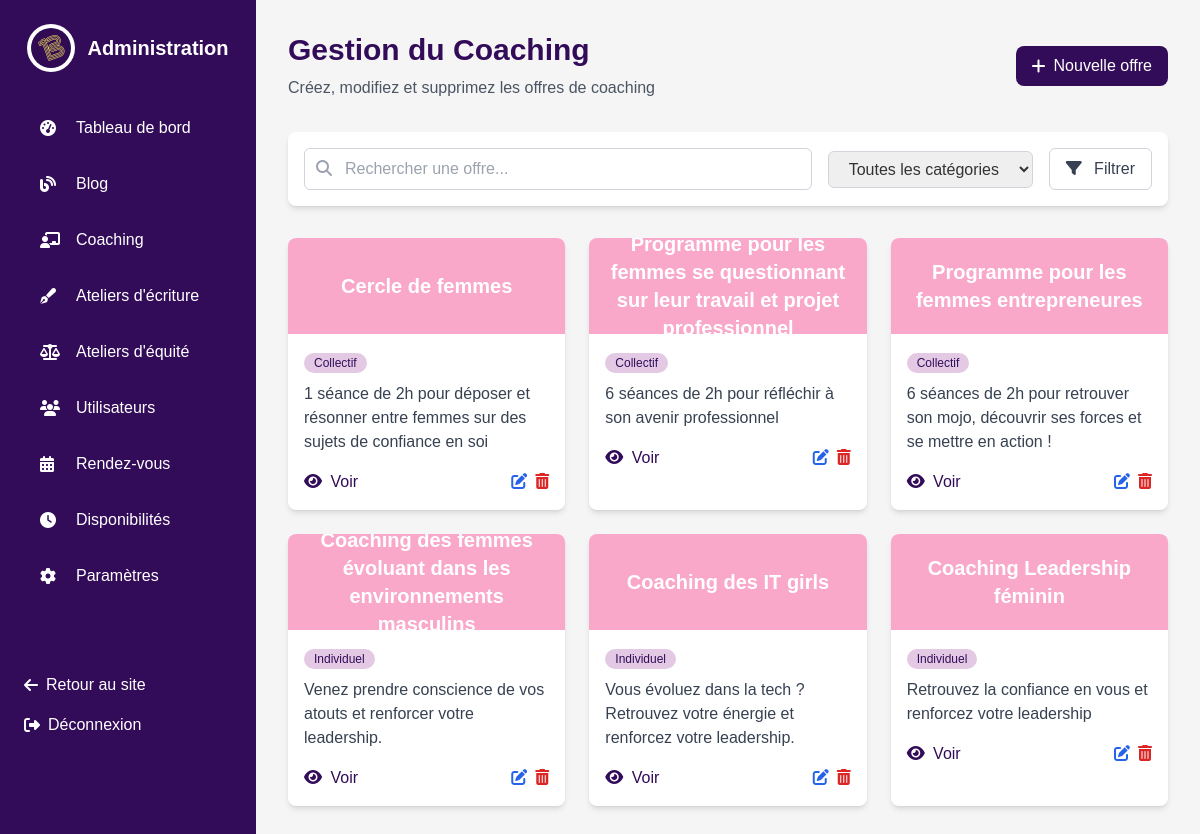
The page /frontend/admin/coachingAdmin.php on the database its author committed.
### tables this page shows
CREATE TABLE `coaching` (
  `id` int(11) NOT NULL,
  `titre` varchar(255) NOT NULL,
  `categorie` enum('collectif','individuel') NOT NULL,
  `description` text NOT NULL
);

### frontend/admin/coachingAdmin.php (the view, shortened to what this page needs)
<?php
require("../../backend/utils/ConnectToBDD.php");
$query = "SELECT * FROM coaching ORDER BY id DESC";
$stmt = $pdo->prepare($query);
$stmt->execute();
$coachings = $stmt->fetchAll(PDO::FETCH_ASSOC);
?>
<!DOCTYPE html>
<html lang="fr">
<head>
    <script src="https://cdn.tailwindcss.com"></script>
    <link rel="stylesheet" href="https://cdnjs.cloudflare.com/ajax/libs/font-awesome/6.4.0/css/all.min.css">
</head>
<body class="bg-lightgray text-darkgray">
    <div class="flex min-h-screen">
        <aside class="w-64 bg-violet text-white fixed h-full overflow-y-auto">
            <div class="p-6">
                <div class="flex items-center justify-center mb-8">
                    <img src="../../src/img/logo.jpg" alt="Logo Ligne 13" class="h-12 w-auto bg-white rounded-full p-1">
                    <h1 class="text-xl font-bold ml-3">Administration</h1>
                </div>
                <nav>
                    <ul class="space-y-2">
                        <li>
                            <a href="../admin.php" class="flex items-center px-4 py-3 rounded-lg hover:bg-violet/80 transition-colors">
                                <i class="fas fa-tachometer-alt w-6"></i>
                                <span class="ml-3">Tableau de bord</span>
                            </a>
                        </li>
                        <li>
                            <a href="blogAdmin.php" class="flex items-center px-4 py-3 rounded-lg hover:bg-violet/80 transition-colors">
                                <i class="fas fa-blog w-6"></i>
                                <span class="ml-3">Blog</span>
                            </a>
                        </li>
                        <li>
                            <a href="coachingAdmin.php" class="flex items-center px-4 py-3 rounded-lg hover:bg-violet/80 transition-colors">
                                <i class="fas fa-chalkboard-teacher w-6"></i>
                                <span class="ml-3">Coaching</span>
                            </a>
                        </li>
                        <li>
                            <a href="writingAdmin.php" class="flex items-center px-4 py-3 rounded-lg hover:bg-violet/80 transition-colors">
                                <i class="fas fa-pen-fancy w-6"></i>
                                <span class="ml-3">Ateliers d'écriture</span>
                            </a>
                        </li>
                        <li>
                            <a href="equityAdmin.php" class="flex items-center px-4 py-3 rounded-lg hover:bg-violet/80 transition-colors">
                                <i class="fas fa-balance-scale w-6"></i>
                                <span class="ml-3">Ateliers d'équité</span>
                            </a>
                        </li>
                        <li>
                            <a href="usersAdmin.php" class="flex items-center px-4 py-3 rounded-lg hover:bg-violet/80 transition-colors">
                                <i class="fas fa-users w-6"></i>
                                <span class="ml-3">Utilisateurs</span>
                            </a>
                        </li>
                        <li>
                            <a href="appointmentsAdmin.php" class="flex items-center px-4 py-3 rounded-lg bg-violet/80 transition-colors">
                                <i class="fas fa-calendar-alt w-6"></i>
                                <span class="ml-3">Rendez-vous</span>
                            </a>
                        </li>
                        <li>
                            <a href="availabilityAdmin.php" class="flex items-center px-4 py-3 rounded-lg hover:bg-violet/80 transition-colors">
                                <i class="fas fa-clock w-6"></i>
                                <span class="ml-3">Disponibilités</span>
                            </a>
                        </li>
                        <li>
                            <a href="#" class="flex items-center px-4 py-3 rounded-lg hover:bg-violet/80 transition-colors">
                                <i class="fas fa-cog w-6"></i>
                                <span class="ml-3">Paramètres</span>
                            </a>
                        </li>
                    </ul>
                </nav>
            </div>
            <div class="p-6 border-t border-violet/30 mt-6">
            <a href="../frontend/index.php" class="flex items-center text-white hover:text-jaune transition-colors">
                    <i class="fas fa-arrow-left mr-2"></i>
                    <span>Retour au site</span>
                </a>
                <a href="../backend/DisconnectUser.php" class="flex items-center text-white hover:text-jaune transition-colors mt-4">
                    <i class="fas fa-sign-out-alt mr-2"></i>
                    <span>Déconnexion</span>
                </a>
            </div>
        </aside>
        <main class="flex-1 ml-64 p-8">
            <div class="flex justify-between items-center mb-8">
                <div>
                    <h1 class="text-3xl font-bold text-violet">Gestion du Coaching</h1>
                    <p class="text-gray-600 mt-2">Créez, modifiez et supprimez les offres de coaching</p>
                </div>
                <button class="bg-violet text-white px-4 py-2 rounded-lg hover:bg-violet/90 transition-colors flex items-center" id="newCoachingBtn">
                    <i class="fas fa-plus mr-2"></i>
                    Nouvelle offre
                </button>
            </div>
            <div class="bg-white rounded-lg shadow-md p-4 mb-8 animate-hidden animate-element">
                <div class="flex flex-col md:flex-row md:items-center md:justify-between gap-4">
                    <div class="relative flex-1">
                        <input type="text" placeholder="Rechercher une offre..." class="w-full pl-10 pr-4 py-2 border border-gray-300 rounded-md focus:outline-none focus:ring-2 focus:ring-violet focus:border-transparent">
                        <i class="fas fa-search absolute left-3 top-3 text-gray-400"></i>
                    </div>
                    <div class="flex items-center space-x-4">
                        <select class="px-4 py-2 border border-gray-300 rounded-md focus:outline-none focus:ring-2 focus:ring-violet focus:border-transparent">
                            <option value="">Toutes les catégories</option>
                        </select>
                        <button class="px-4 py-2 border border-gray-300 rounded-md text-gray-700 hover:bg-gray-50 transition-colors">
                            <i class="fas fa-filter mr-2"></i>
                            Filtrer
                        </button>
                    </div>
                </div>
            </div>
            <div class="grid grid-cols-1 md:grid-cols-2 lg:grid-cols-3 gap-6">
                <?php if (empty($coachings)): ?>
                    <div class="col-span-3 text-center py-8">
                        <p class="text-gray-500">Aucune offre de coaching trouvée. Créez votre première offre !</p>
                    </div>
                <?php else: ?>
                    <?php foreach ($coachings as $index => $coaching): ?>
                        <div class="bg-white rounded-lg shadow-md overflow-hidden coaching-card animate-hidden animate-element <?= $index % 2 ? 'animate-delay-100' : ''; ?>">
                            <div class="h-24 bg-rose relative">
                                <div class="absolute inset-0 flex items-center justify-center">
                                    <h3 class="text-xl font-bold text-white text-center px-4"><?= htmlspecialchars($coaching['titre']); ?></h3>
                                </div>
                            </div>
                            <div class="p-4">
                                <div class="mb-2">
                                    <span class="inline-flex items-center px-2.5 py-0.5 rounded-full text-xs font-medium bg-mauve text-violet">
                                        <?= ucfirst(htmlspecialchars($coaching['categorie'])); ?>
                                    </span>
                                </div>
                                <p class="text-gray-700 mb-4 line-clamp-3">
                                    <?= htmlspecialchars(substr($coaching['description'], 0, 150)) . (strlen($coaching['description']) > 150 ? '...' : ''); ?>
                                </p>
                                <div class="flex justify-between items-center">
                                    <a href="../coaching.php" class="text-violet hover:text-violet/80 transition-colors" target="_blank">
                                        <i class="fas fa-eye mr-1"></i>
                                        Voir
                                    </a>
                                    <div class="flex space-x-2">
                                        <button class="text-blue-600 hover:text-blue-800 transition-colors edit-coaching" data-id="<?= $coaching['id']; ?>">
                                            <i class="fas fa-edit"></i>
                                        </button>
                                        <button class="text-red-600 hover:text-red-800 transition-colors delete-coaching" data-id="<?= $coaching['id']; ?>">
                                            <i class="fas fa-trash-alt"></i>
                                        </button>
                                    </div>
                                </div>
                            </div>
                        </div>
                    <?php endforeach; ?>
                <?php endif; ?>
            </div>
        </main>
    </div>
</body>
</html>

### frontend/admin/coachingAdmin.php (style rules this page uses)
body { font-family: 'Arial', sans-serif; }
.animate-hidden { opacity: 0; transform: translateY(30px); transition: opacity 0.8s ease, transform 0.8s ease; }
.animate-visible { opacity: 1; transform: translateY(0); }
.animate-delay-100 { transition-delay: 0.1s; }
.coaching-card { transition: all 0.3s ease; }

### rows shown on the page
coaching: titre "Cercle de femmes", categorie "Collectif", description "1 séance de 2h pour déposer et résonner entre femmes sur des sujets de confiance en soi"
coaching: titre "Programme pour les femmes se questionnant sur leur travail et projet professionnel", categorie "Collectif", description "6 séances de 2h pour réfléchir à son avenir professionnel"
coaching: titre "Programme pour les femmes entrepreneures", categorie "Collectif", description "6 séances de 2h pour retrouver son mojo, découvrir ses forces et se mettre en action !"
coaching: titre "Coaching des femmes évoluant dans les environnements masculins", categorie "Individuel", description "Venez prendre conscience de vos atouts et renforcer votre leadership."
coaching: titre "Coaching des IT girls", categorie "Individuel", description "Vous évoluez dans la tech ? Retrouvez votre énergie et renforcez votre leadership."
coaching: titre "Coaching Leadership féminin", categorie "Individuel", description "Retrouvez la confiance en vous et renforcez votre leadership"
